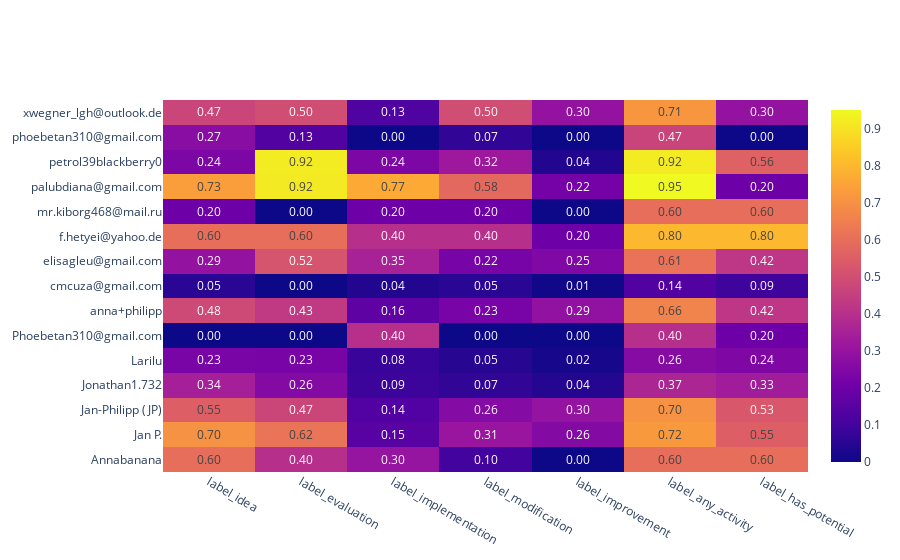

Notebook cell for this chart:
### Code cell
label_stats.plot_label_counts_by_labeller()
